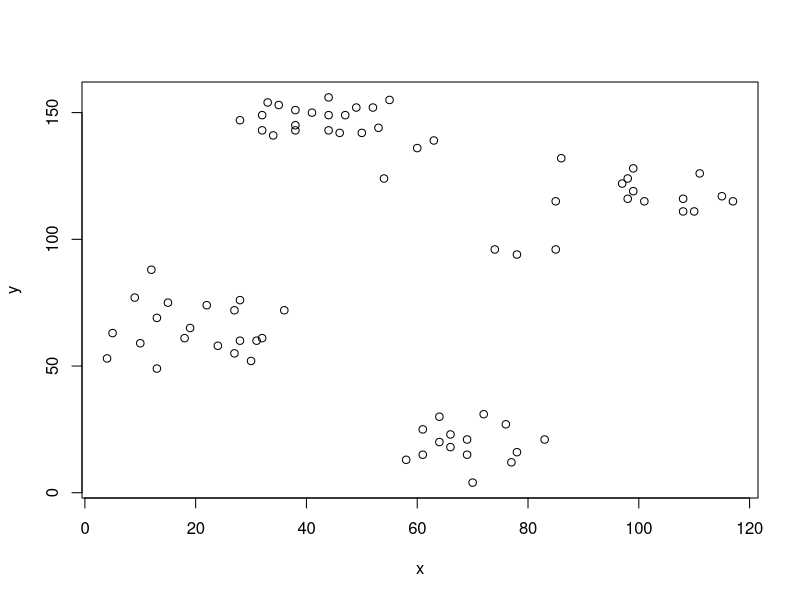
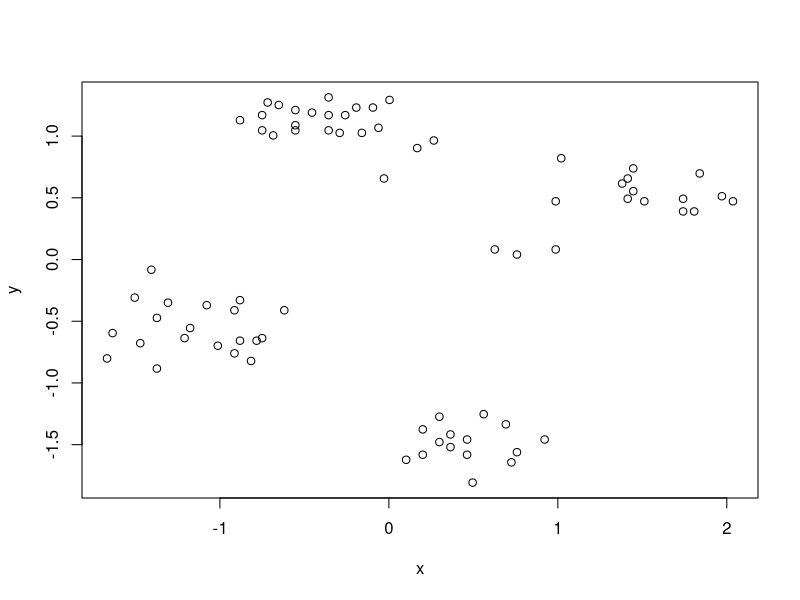
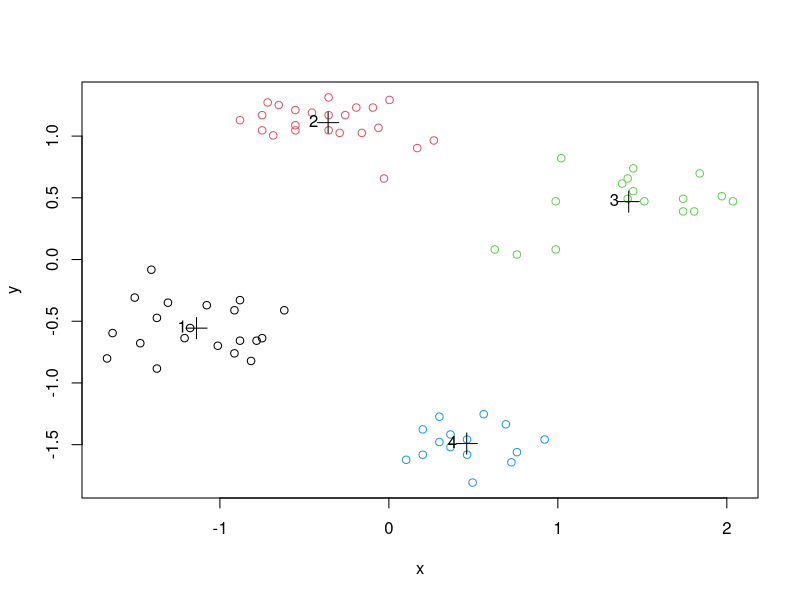
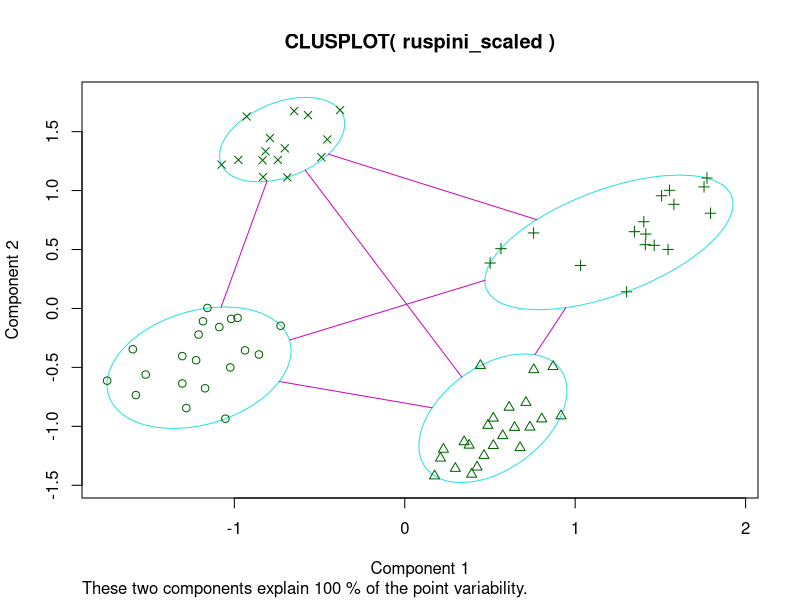
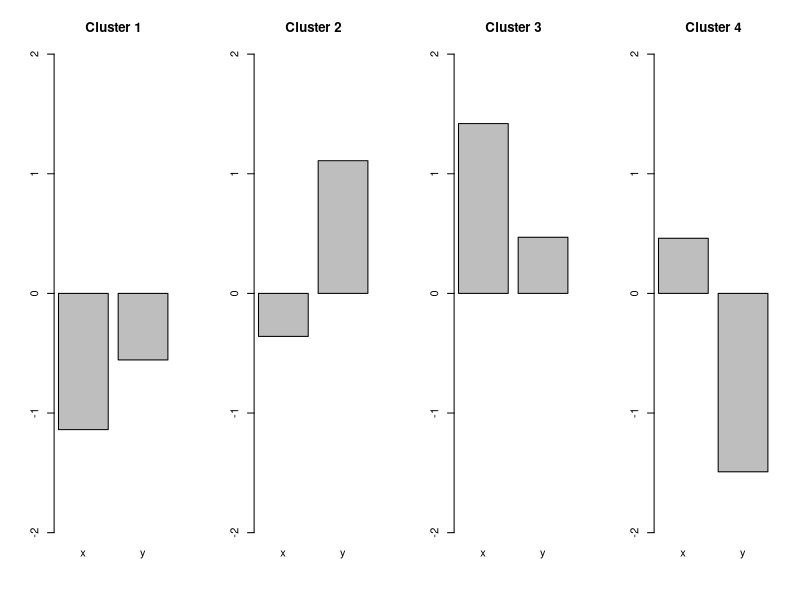
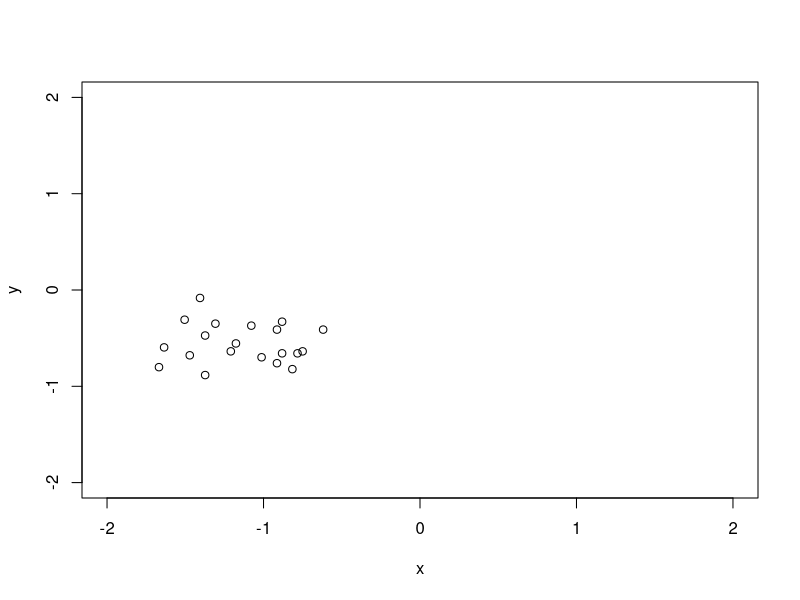
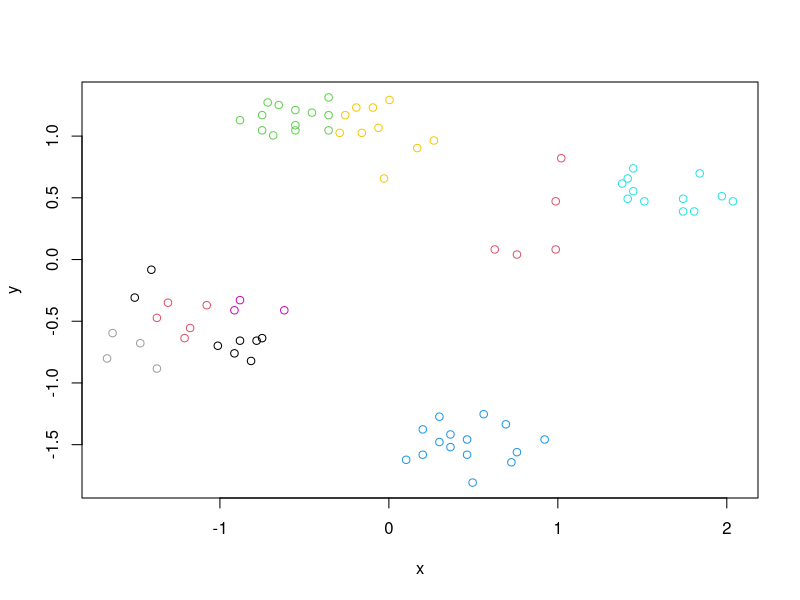
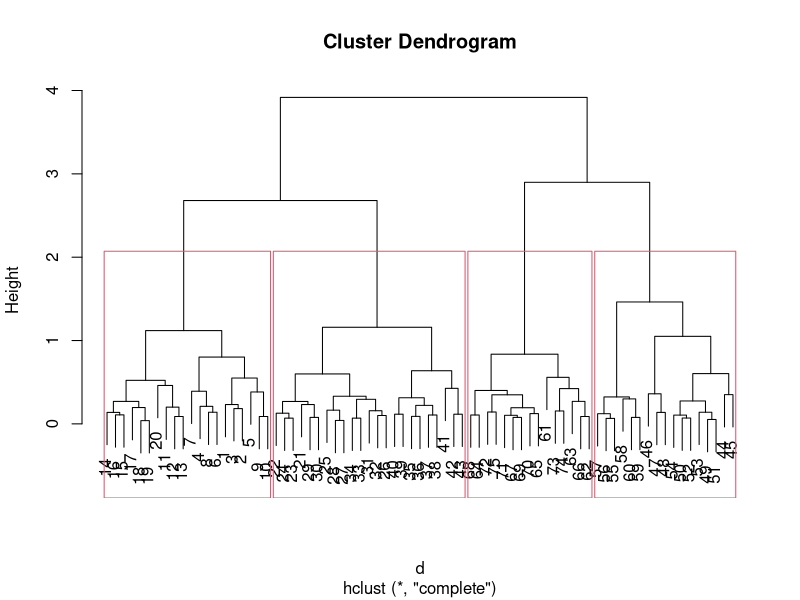

Source code (R) for these figures, in order:
#' ---
#' title: "R Code for Chapter 8 of Introduction to Data Mining: Clustering"
#' author: "Michael Hahsler"
#' output:
#'  html_document:
#'    toc: true
#' ---

#' This code covers chapter 8 of _"Introduction to Data Mining"_
#' by Pang-Ning Tan, Michael Steinbach and Vipin Kumar.
#' __See [table of contents](https://github.com/mhahsler/Introduction_to_Data_Mining_R_Examples#readme) for code examples for other chapters.__
#'
#' ![CC](https://i.creativecommons.org/l/by/4.0/88x31.png)
#' This work is licensed under the
#' [Creative Commons Attribution 4.0 International License](http://creativecommons.org/licenses/by/4.0/). For questions please contact
#' [Michael Hahsler](http://michael.hahsler.net).
#'


#' ruspini_scaled data is in package cluster. It is a very simple data set with well separated clusters.
data(ruspini, package="cluster")
#' Shuffle rows
ruspini <- ruspini[sample(1:nrow(ruspini)),]
plot(ruspini)


#' Scale each column in the data to zero mean and unit standard deviation (z-scores). This prevents one attribute with a large range to dominate the others for the distance calculation.
ruspini_scaled <- scale(ruspini)
plot(ruspini_scaled)

#' # Clustering methods
#' ## k-means Clustering
#'
#' Assumes Euclidean distances. We use k=10 clusters and run the algorithm 10 times with random initialized centroids. The best result is returned.
km <- kmeans(ruspini_scaled, centers=4, nstart=10)
km

plot(ruspini_scaled, col=km$cluster)
points(km$centers, pch=3, cex=2) # this adds the centroids
text(km$centers, labels=1:4, pos=2) # this adds the cluster ID
#' Alternative plot from package cluster (uses principal components analysis for >2 dimensions)
library(cluster)
clusplot(ruspini_scaled, km$cluster)

#' Inspect the centroids (cluster profiles)
km$centers

#+ fig.height=3, fig.width=10
def.par <- par(no.readonly = TRUE) # save default, for resetting...
layout(t(1:4)) # 4 plots in one
for(i in 1:4) barplot(km$centers[i,], ylim=c(-2,2), main=paste("Cluster", i))
par(def.par)  #- reset to default

#' Find data for a single cluster
#'
#' All you need is to select the rows corresponding to the cluster. The next
#' example plots all data points of cluster 1
cluster1 <- ruspini_scaled[km$cluster==1,]
head(cluster1)
plot(cluster1, xlim = c(-2,2), ylim = c(-2,2))

#' Try 10 clusters
plot(ruspini_scaled, col=kmeans(ruspini_scaled, centers=10)$cluster)

#' ## Hierarchical Clustering
#'
#' dist defaults to method="Euclidean"
d <- dist(ruspini_scaled)
#' We cluster using complete link
hc <- hclust(d, method="complete")

#' Dendrogram
plot(hc)
rect.hclust(hc, k=4)

plot(as.dendrogram(hc), leaflab="none") # plot dendrogram without leaf labels

#' More plotting options for dendrograms, including plotting
#' parts of large dendrograms can be found [here.](https://rpubs.com/gaston/dendrograms)

cluster_complete <- cutree(hc, k=4)
plot(ruspini_scaled, col=cluster_complete)

#' Try 10 clusters
plot(ruspini_scaled, col=cutree(hc, k=10))

#' Clustering with single link
hc_single <- hclust(d, method="single")
plot(hc_single)
rect.hclust(hc_single, k=4)

cluster_single <- cutree(hc_single, k=4)
plot(ruspini_scaled, col=cluster_single)

#' Try 10 clusters
plot(ruspini_scaled, col=cutree(hc_single, k=10))

#' ## Density-based clustering with DBSCAN

library(dbscan)

#' Parameters: minPts is often chosen as dimensionality of the data +1.
#' Decide on epsilon using the knee in the kNN distance plot
#' (seems to be around eps = .25).
kNNdistplot(ruspini_scaled, k = 3)
abline(h=.25, col="red")

#' run dbscan
db <- dbscan(ruspini_scaled, eps=.25, minPts=3)
db
str(db)
plot(ruspini_scaled, col=db$cluster+1L)
#' __Note:__ 0 is not a color so we add 1 to cluster (0 is black now).
#'
#' Alternative visualization from package dbscan
hullplot(ruspini_scaled, db)

#'
#' Play with eps (neighborhood size) and MinPts (minimum of points needed for core cluster)

#'
#' ## Gaussian Mixture Models
library(mclust)

#' Mclust uses Bayesian Information Criterion (BIC) to find the
#' number of clusters (model selection). BIC uses the likelihood and a
#' penalty term to guard against overfitting.
m <- Mclust(ruspini_scaled)
summary(m)
plot(m, what = "classification")

#' Rerun with a fixed number of 4 clusters
m <- Mclust(ruspini_scaled, G=4)
summary(m)
plot(m, what = "classification")


#' # Internal Cluster Validation
#'
#' ## Compare the Clustering Quality
#'
#' Look at the within.cluster.ss and the avg.silwidth

#library(fpc)
#' Note: I do not load fpc since the NAMESPACE overwrites dbscan.

fpc::cluster.stats(d, km$cluster)
#cluster.stats(d, cluster_complete)
#cluster.stats(d, cluster_single)

#' Read `? cluster.stats` for an explanation of all the available indices.

sapply(list(
  km=km$cluster,
  hc_compl=cluster_complete,
  hc_single=cluster_single),
       FUN=function(x)
         fpc::cluster.stats(d, x))[c("within.cluster.ss","avg.silwidth"),]

#' ## Silhouette plot
plot(silhouette(km$cluster, d))
#' __Note:__ The silhouette plot does not show correctly in R Studio if you have too many objects (bars are missing). I will work when you open a new plotting device with `windows()`, `x11()` or `quartz()`.
#'

#' ## Find Optimal Number of Clusters for k-means
set.seed(1234)
ks <- 2:10

#' ### Within Sum of Squares
#' Use within sum of squares and look for the knee (nstart=5 repeats k-means 5 times and returns the best solution)
WSS <- sapply(ks, FUN=function(k) {
  kmeans(ruspini_scaled, centers=k, nstart=5)$tot.withinss
  })
plot(ks, WSS, type="l")
abline(v=4, col="red", lty=2)

#' ### Average Silhouette Width
#' Use average silhouette width (look for the max)
ASW <- sapply(ks, FUN=function(k) {
  fpc::cluster.stats(d, kmeans(ruspini_scaled, centers=k, nstart=5)$cluster)$avg.silwidth
  })
plot(ks, ASW, type="l")

ks[which.max(ASW)]
abline(v=ks[which.max(ASW)], col="red", lty=2)

#' ### Dunn Index
#' Use Dunn index (another internal measure given by min. separation/ max. diameter)
DI <- sapply(ks, FUN=function(k) {
  fpc::cluster.stats(d, kmeans(ruspini_scaled, centers=k, nstart=5)$cluster)$dunn
})
plot(ks, DI, type="l")
ks[which.max(DI)]
abline(v=ks[which.max(DI)], col="red", lty=2)


#' ### Gap Statistic
#' Compares the change in within-cluster dispersion with that expected
#' from a null model (see `? clusGap`).
#' The default method is to
#' choose the smallest k such that its value Gap(k) is not more
#' than 1 standard error away from the first local maximum.
library(cluster)
k <- clusGap(ruspini_scaled, FUN = kmeans,  nstart = 10, K.max = 10)
k
plot(k)


#' __Note:__ these methods can also be used for hierarchical clustering.
#'
#' There have been many other methods and indices proposed to determine
#' the number of clusters.
#' See, e.g.,  package [NbClust](https://cran.r-project.org/package=NbClust).
#'

#' ## Visualize the Distance Matrix
#'
#' Visualizing the unordered distance matrix does not show much structure.
library(seriation)
pimage(d, colorkey=TRUE)

#' Reorder using cluster labels
pimage(d, order=order(km$cluster), colorkey=TRUE)

#' Use dissplot which rearranges clusters, adds cluster labels,
#'  and shows average dissimilarity in the lower half of the plot.
dissplot(d, labels=km$cluster, options=list(main="k-means with k=4"))
dissplot(d, labels=db$cluster+1, options=list(main="DBSCAN"))
#' Spot the problem data points for DBSCAN (we use +1 so the noise is now cluster #1)
#'
#' Misspecified k
dissplot(d, labels=kmeans(ruspini_scaled, centers=3)$cluster)
dissplot(d, labels=kmeans(ruspini_scaled, centers=9)$cluster)


#' # External Cluster Validation
#'
#' External cluster validation uses ground truth information. That is,
#' the user has an idea how the data should be grouped. This could be a know
#' class label not provided to the clustering algorithm.
#'
#' We use an artificial data set with known groups here. First, we need to
#' cluster the new data. We do k-means and hierarchical clustering.

library(mlbench)
shapes <- mlbench.smiley(n=500, sd1 = 0.1, sd2 = 0.05)
plot(shapes)

#' Prepare data
truth <- as.integer(shapes$class)
shapes <- scale(shapes$x)

plot(shapes)

#' Find optimal number of Clusters for k-means
ks <- 2:20

#' Use within sum of squares (look for the knee)
WSS <- sapply(ks, FUN=function(k) {
  kmeans(shapes, centers=k, nstart=10)$tot.withinss
})
plot(ks, WSS, type="l")
#' looks like 6 clusters
km <- kmeans(shapes, centers=6, nstart = 10)
plot(shapes, col=km$cluster)

#' Hierarchical clustering: single-link because of the mouth
d <- dist(shapes)
hc <- hclust(d, method="single")

#' Find optimal number of clusters
ASW <- sapply(ks, FUN=function(k) {
  fpc::cluster.stats(d, cutree(hc, k))$avg.silwidth
})
plot(ks, ASW, type="l")
#' 4 clusters
hc_4 <- cutree(hc, 4)
plot(shapes, col=hc_4)

#' Compare with ground truth with the corrected (=adjusted) Rand index (ARI),
#' the variation of information (VI) index, entropy and purity.
#
#' define entropy and purity
entropy <- function(cluster, truth) {
  k <- max(cluster, truth)
  cluster <- factor(cluster, levels = 1:k)
  truth <- factor(truth, levels = 1:k)
  m <- length(cluster)
  mi <- table(cluster)

  cnts <- split(truth, cluster)
  cnts <- sapply(cnts, FUN = function(n) table(n))
  p <- sweep(cnts, 1, rowSums(cnts), "/")
  p[is.nan(p)] <- 0
  e <- -p * log(p, 2)
  sum(rowSums(e, na.rm = TRUE) * mi/m)
}

purity <- function(cluster, truth) {
  k <- max(cluster, truth)
  cluster <- factor(cluster, levels = 1:k)
  truth <- factor(truth, levels = 1:k)
  m <- length(cluster)
  mi <- table(cluster)

  cnts <- split(truth, cluster)
  cnts <- sapply(cnts, FUN = function(n) table(n))
  p <- sweep(cnts, 1, rowSums(cnts), "/")
  p[is.nan(p)] <- 0

  sum(apply(p, 1, max) * mi/m)
}

#' calculate measures (for comparison we also use random "clusterings"
#' with 4 and 6 clusters)
random4 <- sample(1:4, nrow(shapes), replace = TRUE)
random6 <- sample(1:6, nrow(shapes), replace = TRUE)

r <- rbind(
  kmeans = c(
    unlist(fpc::cluster.stats(d, km$cluster, truth, compareonly = TRUE)),
    entropy = entropy(km$cluster, truth),
    purity = purity(km$cluster, truth)
    ),
  hc = c(
    unlist(fpc::cluster.stats(d, hc_4, truth, compareonly = TRUE)),
    entropy = entropy(hc_4, truth),
    purity = purity(hc_4, truth)
    ),
  random4 = c(
    unlist(fpc::cluster.stats(d, random4, truth, compareonly = TRUE)),
    entropy = entropy(random4, truth),
    purity = purity(random4, truth)
    ),
  random6 = c(
    unlist(fpc::cluster.stats(d, random6, truth, compareonly = TRUE)),
    entropy = entropy(random6, truth),
    purity = purity(random6, truth)
    )
  )
r

#' Hierarchical clustering found the perfect clustering.
#'
#' Read `? cluster.stats` for an explanation of all the available indices.


#'
#' # Related Topics
#' ## Outlier Removal
#' It is often useful to remove outliers prior to clustering.
#' A density based method to identify outlier is LOF (Local Outlier Factor).
#' It is related to dbscan and compares the density around a point with the
#' densities around its neighbors. The LOF value for a regular data
#' point is 1. The larger the LOF value gets, the more likely the point is and
#' outlier.
library(dbscan)
lof <- lof(ruspini_scaled, k = 3)
lof
plot(ruspini_scaled, pch = ".", main = "LOF (k=3)")
points(ruspini_scaled, cex = (lof-1)*3, pch = 1, col="red")

#' Find outliers (find the knee)
plot(sort(lof), type = "l")
abline(h = 1.3, col = "red")
plot(ruspini_scaled[lof < 1.3,], main = "Data and outliers")
points(ruspini_scaled[lof >= 1.3,], col = "grey", pch = 4)


#' There are many other outlier removal strategies available. See, e.g., package
#' [outliers](https://cran.r-project.org/package=outliers).
#'
#' ## Clustering Tendency
#' Most clustering algorithms will always produce a clustering, even if the
#' data does not contain a cluster structure. It is typically good to check
#' cluster tendency before attempting to cluster the data.
#'
#' We use again the smiley data.
d_shapes <- dist(shapes)

library(seriation)
#' Visual Analysis for Cluster Tendency Assessment (VAT) reorders the
#' objects to show potential clustering tendency as a block structure
#' (dark blocks along the main diagonal).
VAT(d_shapes)

#' iVAT uses largest distances in all possible paths between the objects
#' instead of the distances to make the block structure better visible.
iVAT(d_shapes)

#' Both plots show a strong cluster structure with 4 clusters.
#'
#' Compare with random data.
data_random <- matrix(runif(2*500), ncol=2, dimnames = list(NULL, c("x", "y")))
plot(data_random)

d_random <- dist(data_random)
VAT(d_random)
iVAT(d_random)
#' There is very little structure visible.
